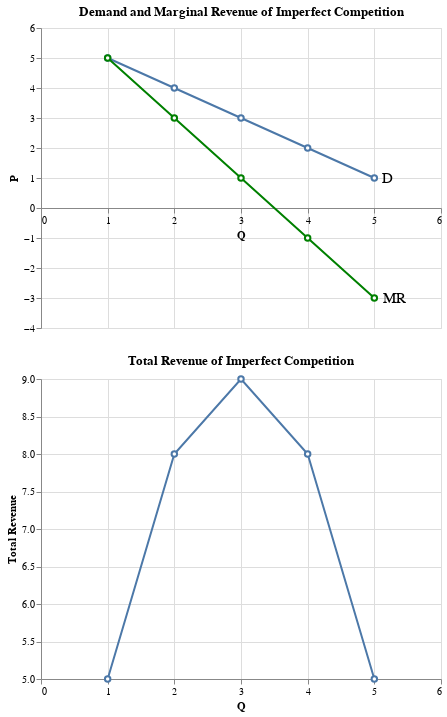

Notebook cell for this chart:
### Code cell
df = pd.DataFrame(data={'p': list(range(5,0,-1)),
                        'q': list(range(1,6)),
                        'mr':[5, 3, 1, -1, -3],
                        'tr': [5, 8, 9, 8, 5]})

fig1 = alt.Chart(df).mark_line(point=alt.OverlayMarkDef(filled=False, fill='white')).encode(
    alt.X('q', title='Q', scale=alt.Scale(domain=[0,6]), axis=alt.Axis(tickMinStep=1, offset=-120)),
    alt.Y('p', title='P', scale=alt.Scale(domain=[0,6])),
).properties(title='Demand and Marginal Revenue of Imperfect Competition')

fig2 = alt.Chart(df).mark_line(point=alt.OverlayMarkDef(filled=False, fill='white', color='green'), color='green').encode(
    alt.X('q', title='Q', scale=alt.Scale(domain=[0,6])),
    alt.Y('mr', title='P', scale=alt.Scale(domain=[-4,6])),
)

text1 = alt.Chart({'values':[{'x': 5.2, 'y': 1}]}).mark_text(
    text='D',
    fontSize=15
).encode(x='x:Q', y='y:Q')

text2 = alt.Chart({'values':[{'x': 5.3, 'y': -3}]}).mark_text(
    text='MR',
    fontSize=15
).encode(x='x:Q', y='y:Q')

fig_mr = fig1 + fig2 + text1 + text2


fig3 = alt.Chart(df).mark_line(point=alt.OverlayMarkDef(filled=False, fill='white')).encode(
    alt.X('q', title='Q', scale=alt.Scale(domain=[0,6]), axis=alt.Axis(tickMinStep=1)),
    alt.Y('tr', title='Total Revenue', scale=alt.Scale(domain=[5,9])),
).properties(title='Total Revenue of Imperfect Competition')
fig_mr&fig3

### Figure 1 — Vega-Lite specification as saved in the notebook (floating-point values rounded to 4 significant figures)
{"config": {"view": {"continuousWidth": 400, "continuousHeight": 300}}, "vconcat": [{"layer": [{"mark": {"type": "line", "point": {"fill": "white", "filled": false}}, "encoding": {"x": {"type": "quantitative", "axis": {"offset": -120, "tickMinStep": 1}, "field": "q", "scale": {"domain": [0, 6]}, "title": "Q"}, "y": {"type": "quantitative", "field": "p", "scale": {"domain": [0, 6]}, "title": "P"}}, "title": "Demand and Marginal Revenue of Imperfect Competition"}, {"mark": {"type": "line", "color": "green", "point": {"color": "green", "fill": "white", "filled": false}}, "encoding": {"x": {"type": "quantitative", "field": "q", "scale": {"domain": [0, 6]}, "title": "Q"}, "y": {"type": "quantitative", "field": "mr", "scale": {"domain": [-4, 6]}, "title": "P"}}}, {"data": {"name": "data-36693165c6c001bd2b6641bb09eda8b0"}, "mark": {"type": "text", "fontSize": 15, "text": "D"}, "encoding": {"x": {"type": "quantitative", "field": "x"}, "y": {"type": "quantitative", "field": "y"}}}, {"data": {"name": "data-2b442a3836f11a3e6e943fec2282a8c9"}, "mark": {"type": "text", "fontSize": 15, "text": "MR"}, "encoding": {"x": {"type": "quantitative", "field": "x"}, "y": {"type": "quantitative", "field": "y"}}}]}, {"mark": {"type": "line", "point": {"fill": "white", "filled": false}}, "encoding": {"x": {"type": "quantitative", "axis": {"tickMinStep": 1}, "field": "q", "scale": {"domain": [0, 6]}, "title": "Q"}, "y": {"type": "quantitative", "field": "tr", "scale": {"domain": [5, 9]}, "title": "Total Revenue"}}, "title": "Total Revenue of Imperfect Competition"}], "data": {"name": "data-9d03c3b9acb15db1b0e52cd556311d70"}, "$schema": "https://vega.github.io/schema/vega-lite/v4.8.1.json", "datasets": {"data-9d03c3b9acb15db1b0e52cd556311d70": [{"p": 5, "q": 1, "mr": 5, "tr": 5}, {"p": 4, "q": 2, "mr": 3, "tr": 8}, {"p": 3, "q": 3, "mr": 1, "tr": 9}, {"p": 2, "q": 4, "mr": -1, "tr": 8}, {"p": 1, "q": 5, "mr": -3, "tr": 5}], "data-36693165c6c001bd2b6641bb09eda8b0": [{"x": 5.2, "y": 1}], "data-2b442a3836f11a3e6e943fec2282a8c9": [{"x": 5.3, "y": -3}]}}
